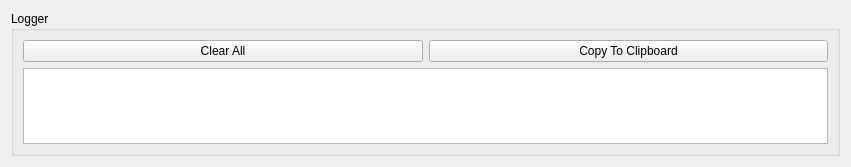
<?xml version="1.0" encoding="UTF-8"?>
<ui version="4.0">
 <class>Logger</class>
 <widget class="QWidget" name="Logger">
  <property name="geometry">
   <rect>
    <x>0</x>
    <y>0</y>
    <width>851</width>
    <height>167</height>
   </rect>
  </property>
  <property name="windowTitle">
   <string>Log viewer</string>
  </property>
  <layout class="QGridLayout" name="gridLayout">
   <item row="0" column="1">
    <widget class="QGroupBox" name="groupBox">
     <property name="title">
      <string>Logger</string>
     </property>
     <layout class="QGridLayout" name="gridLayout_2">
      <item row="1" column="0">
       <widget class="QTextBrowser" name="logText"/>
      </item>
      <item row="0" column="0">
       <layout class="QHBoxLayout" name="horizontalLayout">
        <item>
         <widget class="QPushButton" name="clearAllButton">
          <property name="text">
           <string>Clear All</string>
          </property>
         </widget>
        </item>
        <item>
         <widget class="QPushButton" name="copyButton">
          <property name="text">
           <string>Copy To Clipboard</string>
          </property>
         </widget>
        </item>
       </layout>
      </item>
     </layout>
    </widget>
   </item>
  </layout>
 </widget>
 <resources>
  <include location="../icons.qrc"/>
 </resources>
 <connections>
  <connection>
   <sender>clearAllButton</sender>
   <signal>clicked()</signal>
   <receiver>Logger</receiver>
   <slot>clearAll()</slot>
   <hints>
    <hint type="sourcelabel">
     <x>37</x>
     <y>43</y>
    </hint>
    <hint type="destinationlabel">
     <x>-3</x>
     <y>42</y>
    </hint>
   </hints>
  </connection>
  <connection>
   <sender>copyButton</sender>
   <signal>clicked()</signal>
   <receiver>Logger</receiver>
   <slot>copyToClipboard()</slot>
   <hints>
    <hint type="sourcelabel">
     <x>706</x>
     <y>44</y>
    </hint>
    <hint type="destinationlabel">
     <x>868</x>
     <y>47</y>
    </hint>
   </hints>
  </connection>
 </connections>
 <slots>
  <slot>clearAll()</slot>
  <slot>copyToClipboard()</slot>
 </slots>
</ui>
